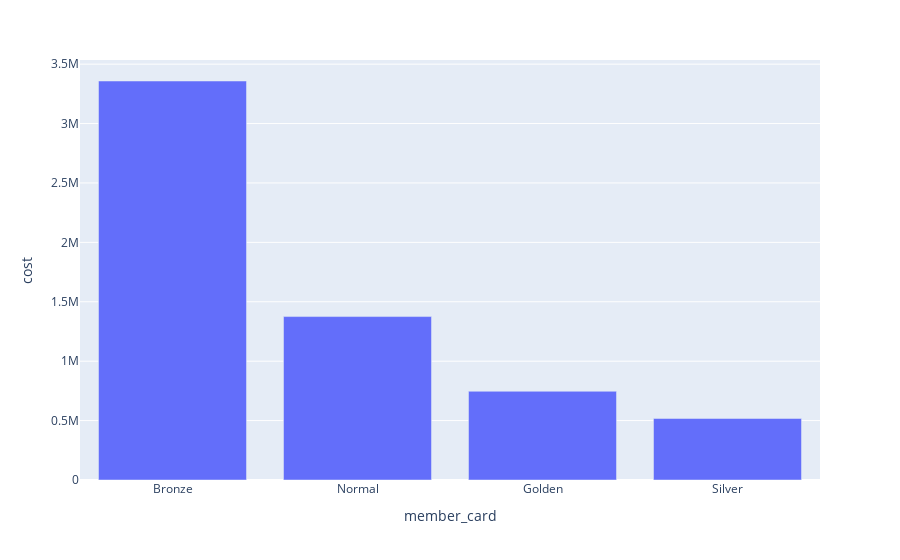

The notebook cell saved with this chart:
### Code cell
px.bar(cost_by_card, x= 'member_card',y='cost')

### Figure 1 — Plotly figure (JSON) as saved in the notebook; plotly's stock layout.template omitted (floating-point values rounded to 4 significant figures)
{"data": [{"hovertemplate": "member_card=%{x}<br>cost=%{y}<extra></extra>", "legendgroup": "", "marker": {"color": "#636efa", "pattern": {"shape": ""}}, "name": "", "orientation": "v", "showlegend": false, "textposition": "auto", "type": "bar", "x": ["Bronze", "Normal", "Golden", "Silver"], "xaxis": "x", "y": [3358000.0, 1375000.0, 746800.0, 517800.0], "yaxis": "y"}], "layout": {"barmode": "relative", "legend": {"tracegroupgap": 0}, "margin": {"t": 60}, "xaxis": {"anchor": "y", "domain": [0, 1], "title": {"text": "member_card"}}, "yaxis": {"anchor": "x", "domain": [0, 1], "title": {"text": "cost"}}}}
